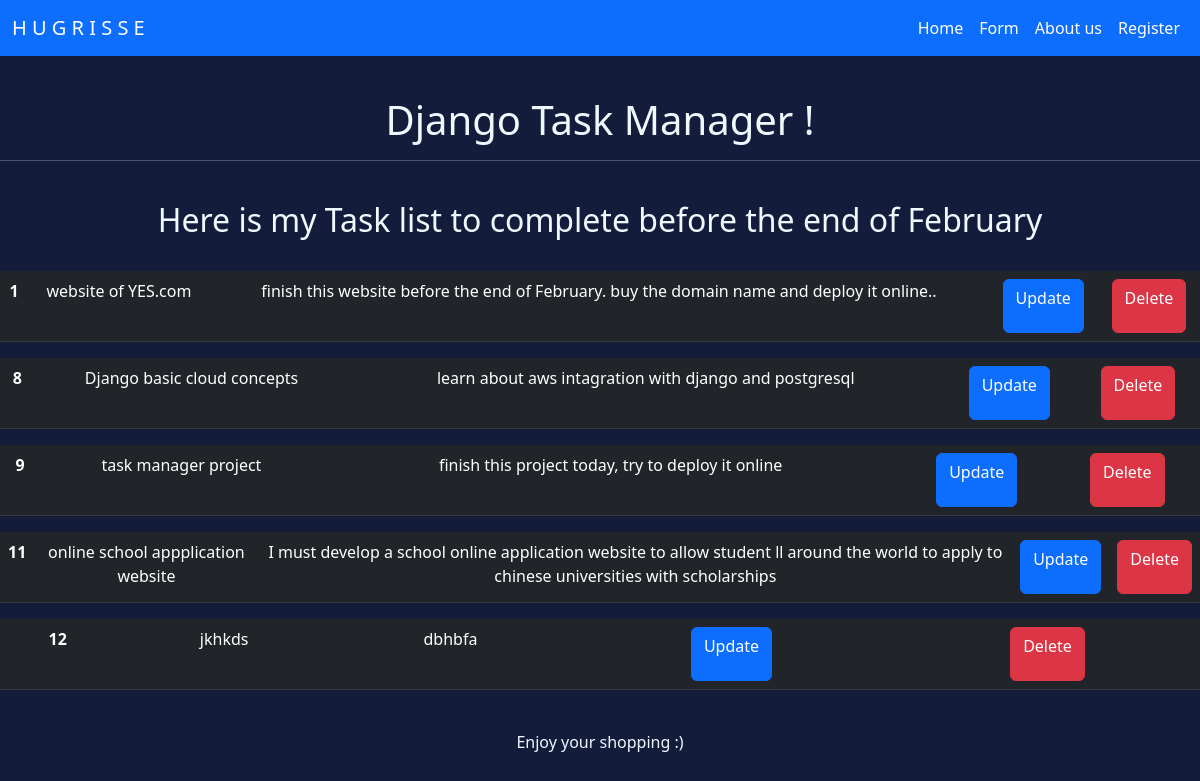
Page / (signed in) on the earlier database version.
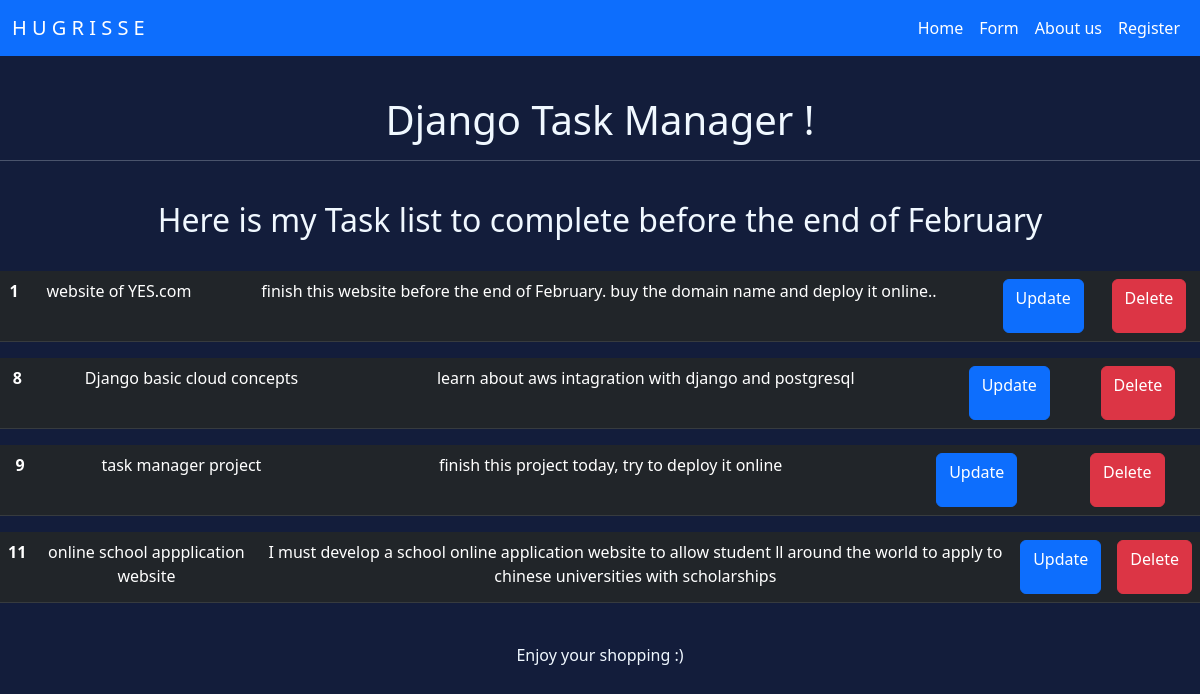
Same page on the later database version.
### mainapp/models.py (models this page shows, shortened)
class Task(models.Model):
    title = models.CharField(max_length=50)
    content = models.CharField(max_length=500)
    date_posted = models.DateTimeField(auto_now_add=True)

### mainapp/views.py (the view)
# urls.py: path('', views.home, name='home'),
@login_required(login_url="/login")
def home(request):
    taksList = Task.objects.all()
    context = {'tasks' : taksList}
    return render(request, 'home.html', context = context)

### templates/home.html (shortened to what this page needs)
{% extends 'base.html' %}
{% load static %}
{% block content %}
<!DOCTYPE html>
<html lang="en">
<head>
    <link rel="stylesheet" href="{% static 'css/style.css' %}"
</head>
<body>
    <h1> Django Task Manager !</h1>
    <hr>
    <h2>Here is my Task list to complete before the end of February </h2>
    <br>
    {% for task in tasks %}
    <table class="table table-dark">
          <tr>
            <th>{{task.id}}</th>
            <td>{{task.title}}</td>
            <td>{{task.content}}</td>
            <td> <a href="{% url 'updateTask' task.id %}">
              <button type="button" class="btn btn-primary" data-bs-toggle="modal" data-bs-target="#exampleModal">
                <p>Update</p>
            </button>
            </a> </td>
            <td> <a href="{% url 'deleteTask' task.id %}">
              <button type="button" class="btn btn-danger" data-bs-toggle="modal" data-bs-target="#exampleModal">
                  <p>Delete</p>
              </button>
            </a>
          </td>
          </tr>
      </table>
    {% endfor %}
    <br>
    <p>Enjoy your shopping :) </p>
</body>
</html>
{% endblock %}

Differences in the rows shown:
removed Task: id "12", title "jkhkds", content "dbhbfa"
